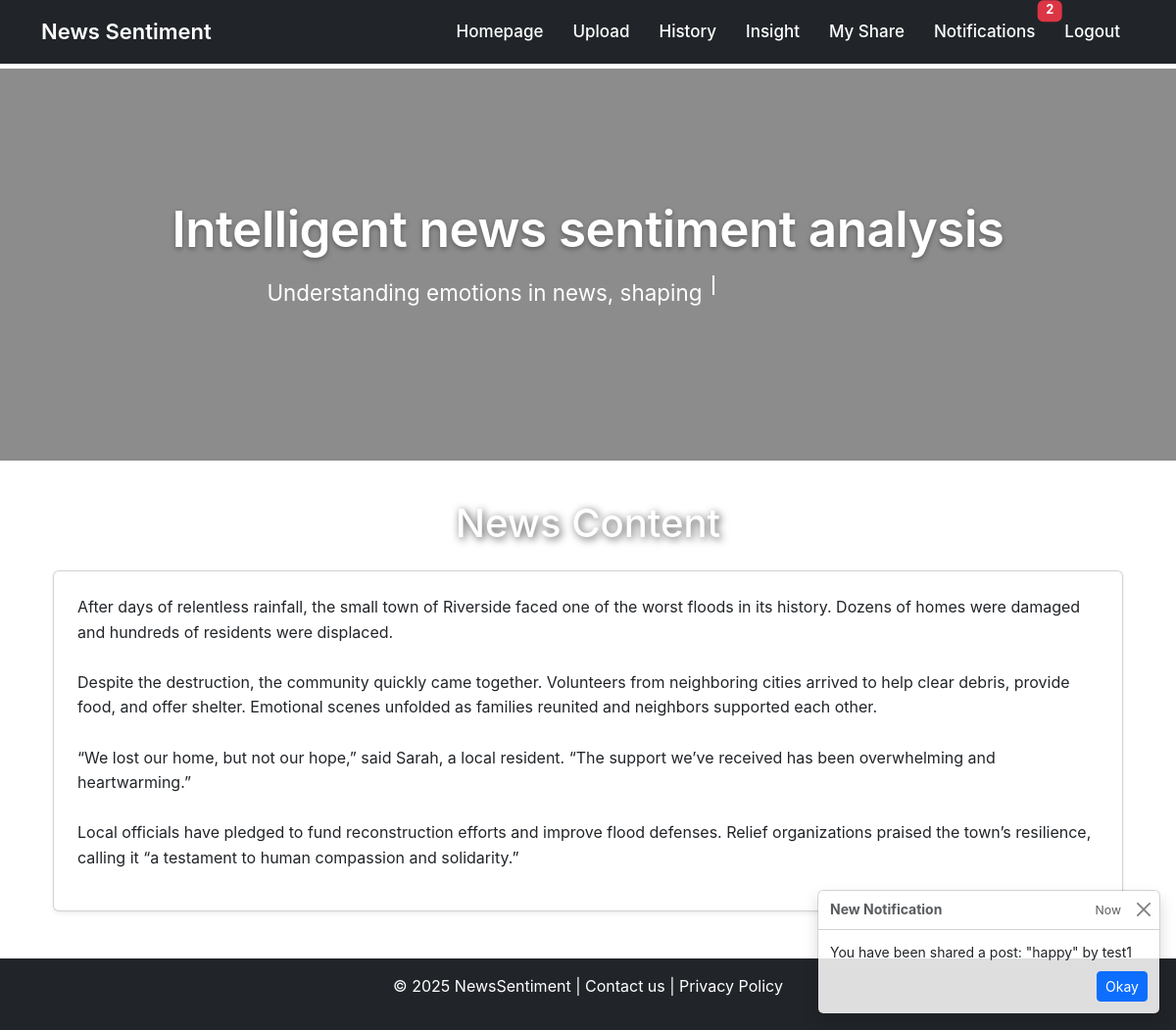
Page /share/post/5 (signed in) on the committed database.
### app/models.py (models this page shows, shortened)
class Post(db.Model):
    id: so.Mapped[int] = so.mapped_column(primary_key=True)
    title: so.Mapped[str] = so.mapped_column(sa.String(100))
    body: so.Mapped[str] = so.mapped_column(sa.String(140))
    timestamp: so.Mapped[datetime] = so.mapped_column(
        index=True, default=lambda: datetime.now(timezone.utc))
    user_id: so.Mapped[int] = so.mapped_column(sa.ForeignKey(User.id),
                                               index=True)
    shared_with: so.WriteOnlyMapped[list['User']] = so.relationship(
        'User',
        secondary='post_shares',
        back_populates='shared_posts'
    )
    sentiment: so.Mapped[str] = so.mapped_column(sa.String(64), nullable=True)
    author: so.Mapped[User] = so.relationship(back_populates='posts')
    category: so.Mapped[Optional[str]] = so.mapped_column(sa.String(64), nullable=True)
    emotions: so.Mapped[Optional[dict]] = so.mapped_column(sa.JSON, nullable=True)

class Notification(db.Model):
    id = db.Column(db.Integer, primary_key=True)
    user_id = db.Column(db.Integer, db.ForeignKey('user.id'), index=True)
    message = db.Column(db.String(256))
    timestamp = db.Column(db.DateTime, default=datetime.utcnow)
    is_read = db.Column(db.Boolean, default=False)
    user = db.relationship('User', backref='notifications')

### app/routes/share_routes.py (the view)
@share_bp.route("/post/<int:post_id>")
@login_required
def post_detail(post_id):
    post = Post.query.get_or_404(post_id)
    return render_template("analysis.html", content=post.body)

### app/models.py (called while the page is built)
@login.user_loader
def load_user(id):
    return db.session.get(User, int(id))

### app/templates/analysis.html
{% extends "base.html" %}
{% block content %}
<h1 class="text-center text-white" style="text-shadow: 2px 2px 8px rgba(0, 0, 0, 0.7);">
    News Content
</h1>
<div class="container mt-4 mb-5">
    <div class="card p-4 shadow-sm">
        <p style="white-space: pre-wrap;">{{ content }}</p>
    </div>
</div>
{% endblock %}

### app/templates/base.html (shortened to what this page needs)
<!doctype html>
<html lang="en" class="h-100">
<head>
    <link href="https://cdn.jsdelivr.net/npm/bootstrap@5.3.2/dist/css/bootstrap.min.css" rel="stylesheet">
    <link rel="stylesheet" href="{{ url_for('static', filename='css/homepage.css') }}">
<body>
    <nav class="navbar navbar-expand-lg navbar-dark bg-dark fixed-top">
        <div class="container">
            <a class="navbar-brand text-white" href="{{ url_for('main.index') }}">News Sentiment</a>
            <div class="collapse navbar-collapse" id="navbarNav">
                <ul class="navbar-nav ms-auto">
                    <li class="nav-item">
                        <a class="nav-link text-white" href="{{ url_for('main.index') }}">Homepage</a>
                    </li>
                    {% if current_user.is_authenticated %}
                    <li class="nav-item">
                        <a class="nav-link text-white" href="{{ url_for('upload.upload') }}">Upload</a>
                    </li>
                    <li class="nav-item">
                        <a class="nav-link text-white" href="{{ url_for('history.history') }}">History</a>
                    </li>
                    <li class="nav-item">
                        <a class="nav-link text-white"
                            href="{{ url_for('user.user_profile', username=current_user.username) }}">Insight</a>
                    </li>
                    <li class="nav-item">
                        <a class="nav-link text-white" href="{{ url_for('share.share') }}">My Share</a>
                    </li>
                    <li class="nav-item position-relative">
                        <a class="nav-link text-white" href="{{ url_for('notify.notifications') }}">
                            Notifications
                            {% set unread_count = current_user.notifications|selectattr('is_read', 'equalto',
                            False)|list|length %}
                            {% if unread_count > 0 %}
                            <span class="badge bg-danger position-absolute top-0 start-100 translate-middle">
                                {{ unread_count }}
                            </span>
                            {% endif %}
                        </a>
                    </li>
                    <li class="nav-item">
                        <a class="nav-link text-white" href="{{ url_for('auth.logout') }}">Logout</a>
                    </li>
                    {% endif %}
                </ul>
            </div>
        </div>
    </nav>
    <section class="hero-section">
        <div class="hero-overlay">
            <div class="hero-content">
                <h1>Intelligent news sentiment analysis</h1>
                <p id="typing-text" class="mt-3 text-white" style="min-height: 40px;">
                    <span id="cursor">&nbsp;</span>
                </p>
            </div>
        </div>
    </section>
    <div class="container mt-4">
        {% block content %}{% endblock %}
    </div>
    {% block footer %}
    <footer class="bg-dark text-white text-center p-3">
        <p>© 2025 NewsSentiment | Contact us | Privacy Policy</p>
    </footer>
    {% endblock %}
    {% if current_user.is_authenticated %}
    {% set unread_message = current_user.notifications|selectattr('is_read', 'equalto',
    False)|map(attribute='message')|list|first %}
    {% if unread_message %}
    <div aria-live="polite" aria-atomic="true" class="position-fixed bottom-0 end-0 p-3" style="z-index: 1080;">
        <div id="notificationToast" class="toast" role="alert" aria-live="assertive" aria-atomic="true">
            <div class="toast-header">
                <strong class="me-auto">New Notification</strong>
                <small>Now</small>
                <button type="button" class="btn-close" data-bs-dismiss="toast" aria-label="Close"></button>
            </div>
            <div class="toast-body">
                {{ unread_message }}
                <div class="mt-2 text-end">
                    <a href="{{ url_for('notify.mark_notification_read_and_redirect', next=request.full_path) }}"
                        class="btn btn-sm btn-primary">Okay</a>
                </div>
            </div>
        </div>
    </div>
    {% endif %}
    {% endif %}
</body>
</html>

### app/static/css/homepage.css (style rules this page uses)
body { font-family: -apple-system, BlinkMacSystemFont, 'Segoe UI', Roboto, Helvetica, Arial, sans-serif, 'Apple Color Emoji', 'Segoe UI Emoji', 'Segoe UI Symbol'; margin: 0; -webkit-font-smoothing: antialiased; -moz-osx-font-smoothing: grayscale; line-height: 1.6; background-image: url('../images/background.jpg'); background-attachment: fixed; background-size: cover; background-position: center center; background-repeat: no-repeat; padding-top: 70px; min-height: 100vh; display: flex; flex-direction: column; }
a { color: #007aff; text-decoration: none; transition: color 0.25s ease; }
.navbar.fixed-top { padding: 10px 25px; font-family: -apple-system, BlinkMacSystemFont, 'Segoe UI', Roboto, Helvetica, Arial, sans-serif; backdrop-filter: blur(8px); -webkit-backdrop-filter: blur(8px); }
.navbar.fixed-top .navbar-brand { font-size: 22px; font-weight: 600; transition: color 0.3s ease, transform 0.3s ease; }
.navbar.fixed-top .nav-item .nav-link { font-size: 17px; font-weight: 500; position: relative; padding: 8px 15px; transition: color 0.25s ease, background-color 0.25s ease; border-radius: 6px; }
.hero-section { width: 100%; height: 50vh; display: flex; align-items: center; justify-content: center; position: relative; overflow: hidden; color: white; }
.hero-overlay { position: absolute; top: 0; left: 0; width: 100%; height: 100%; background: rgba(0, 0, 0, 0.45); display: flex; align-items: center; justify-content: center; }
.hero-content { text-align: center; padding: 20px; opacity: 0; transform: translateY(20px); animation: fadeInSlideUp 1s 0.3s ease-out forwards; }
.hero-content h1 { font-size: 3.2em; font-weight: 600; letter-spacing: -0.5px; text-shadow: 0 2px 5px rgba(0,0,0,0.35); }
.hero-content p { font-size: 1.4em; margin-top: 20px; font-weight: 400; max-width: 650px; line-height: 1.65; }
#cursor { display: inline-block; width: 2px; height: 0.9em; background-color: white; animation: blink 1s steps(1, end) infinite; margin-left: 4px; vertical-align: baseline; }
.badge.bg-danger { color: #ffffff; }

### rows in the picture
Post: body "After days of relentless rainfall, the small town of Riverside faced one of the worst floods in its history. Dozens of homes were damaged and hundreds of residents were displaced. Despite the destruction, the community quickly came together. Volunteers from neighboring cities arrived to help clear debris, provide food, and offer shelter. Emotional scenes unfolded as families reunited and neighbors supported each other. “We lost our home, but not our hope,” said Sarah, a local resident. “The support we’ve received has been overwhelming and heartwarming.” Local officials have pledged to fund reconstruction efforts and improve flood defenses. Relief organizations praised the town’s resilience,…"
Notification: message "You have been shared a post: \"happy\" by test1"

### other values in the picture
{{ unread_count }} "2"
